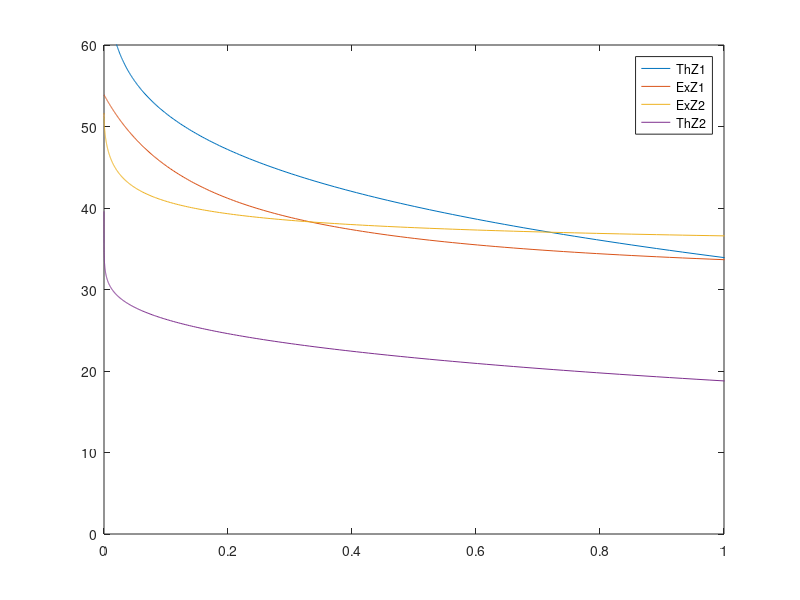

Recreate this plot in MATLAB.
clear all;
close all;
clc;

%From Manning et al. (2006) Eq 25 implemented.

bDNA = 0.17E-9; %m
%pStarDNA = 3.07*L^(0.083);
RDNA = 1E-9; %m
pStarDNA = 7.4E-9;%6.6E-9;%7.4E-9; %m
cSalt = -6:0.01:6; %M
cSalt = 10.^(cSalt); %M6
zVal = 1;
dzetaDNA = 4.2;%10.4;%*zVal;
lB = dzetaDNA*bDNA;%
%kap = sqrt(cSalt)./0.304;
kap = sqrt(cSalt.*8.*pi.*lB*1E9);
kap = kap.*1E9;
%kap = 1/0.96E-9;

PDNA1 = (pi./2).^(2./3).*RDNA.^(4./3).*pStarDNA.^(2./3).*zVal.^(-2).*lB.^(-1).*((2.*zVal.*dzetaDNA-1).*(kap.*bDNA.*exp(-kap.*bDNA))./(1-exp(-kap.*bDNA))-1-log(1-exp(-kap.*bDNA)));
PDNA1 = PDNA1.*1E9;

zVal = 2;
pStarDNA = 7.4E-9;%14E-9;%7.4E-9; %m
dzetaDNA = 4.2;%*zVal;
lB = dzetaDNA*bDNA;
%kap = sqrt(cSalt)./0.304;
kap = sqrt(cSalt.*8.*pi.*lB*1E9);
kap = kap.*1E9;
PDNA2 = (pi./2).^(2./3).*RDNA.^(4./3).*pStarDNA.^(2./3).*zVal.^(-2).*lB.^(-1).*((2.*zVal.*dzetaDNA-1).*(kap.*bDNA.*exp(-kap.*bDNA))./(1-exp(-kap.*bDNA))-1-log(1-exp(-kap.*bDNA)));
PDNA2 = PDNA2.*1E9;
figure;
%plot(1./cSalt,PDNA1)
plot(cSalt,PDNA1)
hold on;
%plot(1./cSalt,PDNA2)
plot(cSalt,30.1+(53.9-30.1)./(1+(cSalt./0.174).^0.994));
plot(cSalt,33.8+(51.7-33.8)./(1+(cSalt./0.045).^0.546));
plot(cSalt,PDNA2)
legend('ThZ1','ExZ1','ExZ2','ThZ2');
axis([0 1 0 60]);
%axis([10^(-3) 10^(3) 0 110])